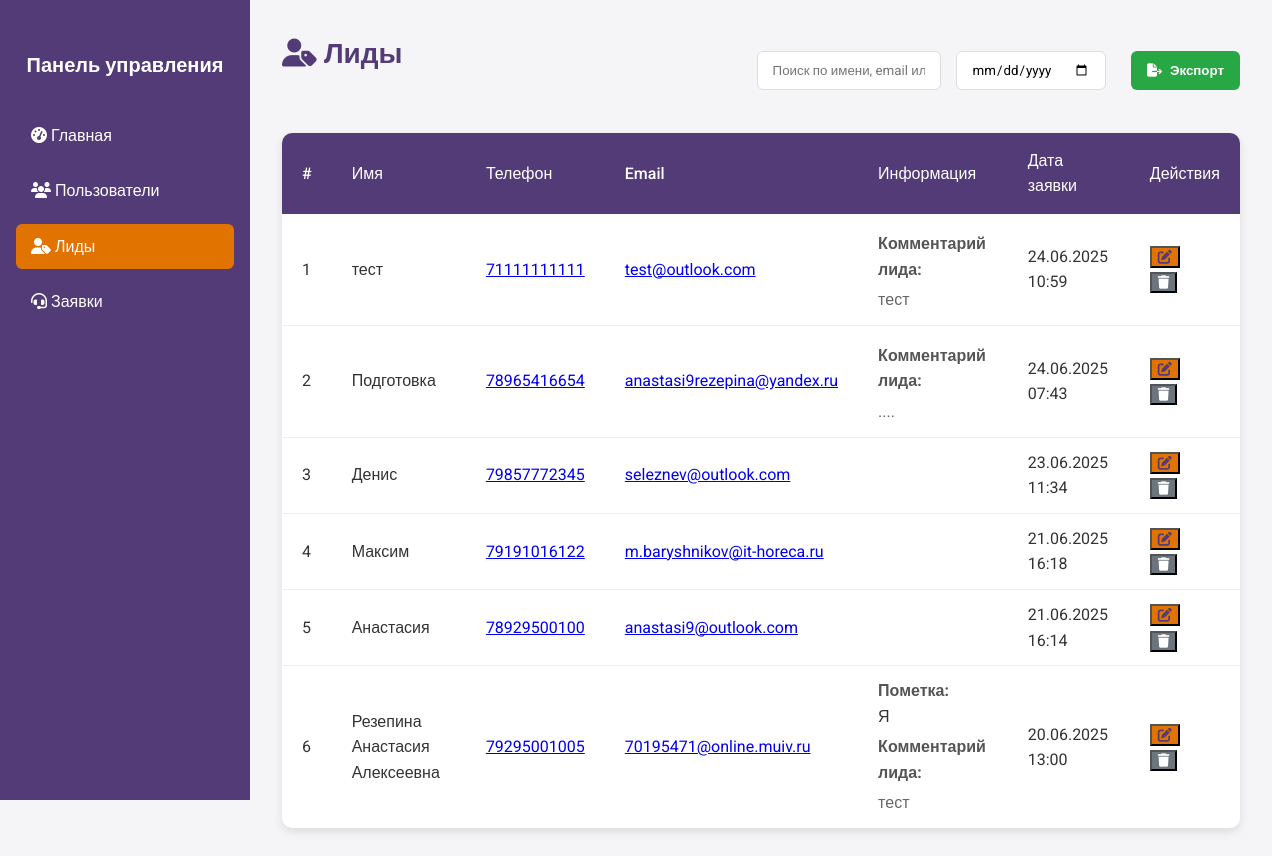
Page /assets/admin/leads.php (signed in) on the committed database.
### tables this page shows
CREATE TABLE `leads` (
  `id` int(11) NOT NULL,
  `name` varchar(255) NOT NULL,
  `phone` varchar(20) NOT NULL,
  `email` varchar(255) NOT NULL,
  `description` text DEFAULT NULL,
  `message` text DEFAULT NULL,
  `created_at` timestamp NULL DEFAULT current_timestamp()
);

### assets/admin/leads.php (the view, shortened to what this page needs)
<?php
require_once '../../includes/db_connect.php';
$sql = "SELECT * FROM leads ORDER BY created_at DESC";
$result = $conn->query($sql);
$leads = [];
if ($result) {
    while ($row = $result->fetch_assoc()) {
        $leads[] = $row;
    }
}
?>
<!DOCTYPE html>
<html lang="ru">
<head>
    <link rel="stylesheet" href="https://cdnjs.cloudflare.com/ajax/libs/font-awesome/6.5.0/css/all.min.css">
    <link rel="stylesheet" href="/assets/css/admin.css?v=<?= time() ?>">
</head>
<body>
<div class="admin-container">
    <div class="sidebar">
        <h2>Панель управления</h2>
        <a href="<?= $_SESSION['user_role'] === 'admin' ? '/assets/admin/admin_main.php' : '/assets/moderator/moderator.php' ?>"
        <?= ($_SESSION['user_role'] === 'admin' && basename($_SERVER['PHP_SELF']) === 'admin_main.php') ||
            ($_SESSION['user_role'] === 'moderator' && basename($_SERVER['PHP_SELF']) === 'moderator.php') ? 'class="active"' : '' ?>>
            <i class="fas fa-tachometer-alt"></i> Главная
        </a>
        <a href="\assets\admin\user_management\list_users.php" <?= basename($_SERVER['PHP_SELF']) === 'list_users.php' ? 'class="active"' : '' ?>>
            <i class="fas fa-users"></i> Пользователи
        </a>
        <a href="\assets\admin\leads.php" <?= basename($_SERVER['PHP_SELF']) === 'leads.php' ? 'class="active"' : '' ?>>
            <i class="fas fa-user-tag"></i> Лиды
        </a>
        <a href="\assets\admin\helpline\helpline.php" <?= basename($_SERVER['PHP_SELF']) === 'helpline.php' ? 'class="active"' : '' ?>>
            <i class="fas fa-headset"></i> Заявки
        </a>
    </div>
    <div class="main-content">
        <div class="actions-header">
            <div class="dashboard-header">
                <h1><i class="fas fa-user-tag"></i> Лиды</h1>
            </div>
            <div class="search-filter">
                <input type="text" class="search-box" placeholder="Поиск по имени, email или телефону...">
                <input type="date" class="date-filter">
                <button class="export-btn"><i class="fas fa-file-export"></i> Экспорт</button>
            </div>
        </div>
        <?php if (count($leads) > 0): ?>
            <table class="leads-table">
                <thead>
                    <tr>
                        <th>#</th>
                        <th>Имя</th>
                        <th>Телефон</th>
                        <th>Email</th>
                        <th>Информация</th>
                        <th>Дата заявки</th>
                        <th>Действия</th>
                    </tr>
                </thead>
                <tbody>
                    <?php foreach ($leads as $index => $lead): ?>
                        <tr>
                            <td><?= $index + 1 ?></td>
                            <td><?= htmlspecialchars($lead['name']) ?></td>
                            <td><a href="tel:<?= htmlspecialchars($lead['phone']) ?>"><?= htmlspecialchars($lead['phone']) ?></a></td>
                            <td><a href="mailto:<?= htmlspecialchars($lead['email']) ?>"><?= htmlspecialchars($lead['email']) ?></a></td>
                            <td class="combined-description">
                                <?php if (!empty($lead['description'])): ?>
                                    <div class="description-title">Пометка:</div>
                                    <div title="<?= htmlspecialchars($lead['description']) ?>">
                                        <?= htmlspecialchars(mb_substr($lead['description'], 0, 30)) . (mb_strlen($lead['description']) > 30 ? '...' : '') ?>
                                    </div>
                                <?php endif; ?>
                                <?php if (!empty($lead['message'])): ?>
                                    <div class="description-title" style="margin-top: 5px;">Комментарий лида:</div>
                                    <div class="message-content" title="<?= htmlspecialchars($lead['message']) ?>">
                                        <?= htmlspecialchars(mb_substr($lead['message'], 0, 30)) . (mb_strlen($lead['message']) > 30 ? '...' : '') ?>
                                    </div>
                                <?php endif; ?>
                            </td>
                            <td><?= date('d.m.Y H:i', strtotime($lead['created_at'])) ?></td>
                            <td>
                                <button class="btn-edit" onclick="openEditModal(
                                    <?= $lead['id'] ?>,
                                    '<?= htmlspecialchars($lead['name'], ENT_QUOTES) ?>',
                                    '<?= htmlspecialchars($lead['phone'], ENT_QUOTES) ?>',
                                    '<?= htmlspecialchars($lead['email'], ENT_QUOTES) ?>',
                                    `<?= htmlspecialchars($lead['description'] ?? '', ENT_QUOTES) ?>`,
                                    `<?= htmlspecialchars($lead['message'] ?? '', ENT_QUOTES) ?>`
                                )">
                                    <i class="fas fa-edit"></i>
                                </button>
                                <button class="btn-delete" onclick="confirmDelete(<?= $lead['id'] ?>)">
                                    <i class="fas fa-trash"></i>
                                </button>
                            </td>
                        </tr>
                    <?php endforeach; ?>
                </tbody>
            </table>
        <?php else: ?>
            <p class="no-data"><i class="fas fa-info-circle"></i> Нет лидов. Заявки еще не поступали.</p>
        <?php endif; ?>
    </div>
</div>
</body>
</html>

### assets/css/admin.css (style rules this page uses)
* { box-sizing: border-box; }
body { margin: 0; font-family: 'Roboto', sans-serif; background-color: #f4f4f9; color: #000000; }
.admin-container { display: flex; }
.sidebar { width: 250px; background-color: #533b77; color: white; min-height: 100vh; padding: 2rem 1rem; position: fixed; }
.sidebar h2 { font-size: 20px; margin-bottom: 2rem; text-align: center; }
.sidebar a { display: block; color: white; padding: 10px 15px; text-decoration: none; margin-bottom: 10px; border-radius: 6px; transition: background 0.3s ease; }
.sidebar a:hover, .sidebar a.active { background-color: #e17400; }
.main-content { margin-left: 250px; padding: 2rem; width: 100%; }
.dashboard-header { display: flex; justify-content: space-between; align-items: center; margin-bottom: 2rem; }
.dashboard-header h1 { font-size: 28px; color: #533b77; margin: 0; }
.btn-edit { background-color: #e17400; color: white; }
.btn-delete { background-color: #dc3545; color: white; }
.leads-table { width: 100%; border-collapse: collapse; margin-top: 1rem; background-color: #ffffff; box-shadow: 0 4px 10px rgba(0, 0, 0, 0.1); border-radius: 10px; overflow: hidden; }
.leads-table thead { background-color: #533b77; color: white; }
.leads-table th { padding: 15px 20px; text-align: left; font-weight: 500; }
.leads-table td { padding: 12px 20px; border-bottom: 1px solid #eee; color: #333; }
.leads-table tr:last-child td { border-bottom: none; }
.export-btn { background-color: #28a745; color: white; padding: 10px 16px; border: none; border-radius: 6px; cursor: pointer; text-decoration: none; font-weight: bold; margin-left: 10px; display: inline-flex; align-items: center; gap: 8px; }
.actions-header { display: flex; justify-content: space-between; align-items: center; margin-bottom: 1.5rem; }
.search-filter { display: flex; gap: 15px; }
.search-box, .date-filter { padding: 10px 15px; border: 1px solid #ddd; border-radius: 6px; font-family: 'Roboto', sans-serif; }
.btn-delete { background-color: #6c757d; color: white; }
.sidebar { transition: all 0.3s ease; z-index: 1000; }
.main-content { transition: margin-left 0.3s ease; }
.btn-view, .btn-edit { color: #533b77; margin-right: 10px; font-size: 14px; }
body { font-family: 'Roboto', sans-serif; background-color: #f5f5f7; color: #333; line-height: 1.6; }

### assets/admin/leads.php (style rules this page uses)
.combined-description { max-width: 300px; }
.description-title { font-weight: bold; color: #555; }
.message-content { margin-top: 5px; color: #666; }

### rows in the picture
leads: name "тест", phone "71111111111", email "test@outlook.com", message "тест", created_at "24.06.2025 10:59"
leads: name "Подготовка", phone "78965416654", email "anastasi9rezepina@yandex.ru", message "....", created_at "24.06.2025 07:43"
leads: name "Денис", phone "79857772345", email "seleznev@outlook.com", created_at "23.06.2025 11:34"
leads: name "Максим", phone "79191016122", email "m.baryshnikov@it-horeca.ru", created_at "21.06.2025 16:18"
leads: name "Анастасия", phone "78929500100", email "anastasi9@outlook.com", created_at "21.06.2025 16:14"
leads: name "Резепина Анастасия Алексеевна", phone "79295001005", email "70195471@online.muiv.ru", description "Я", message "тест", created_at "20.06.2025 13:00"
